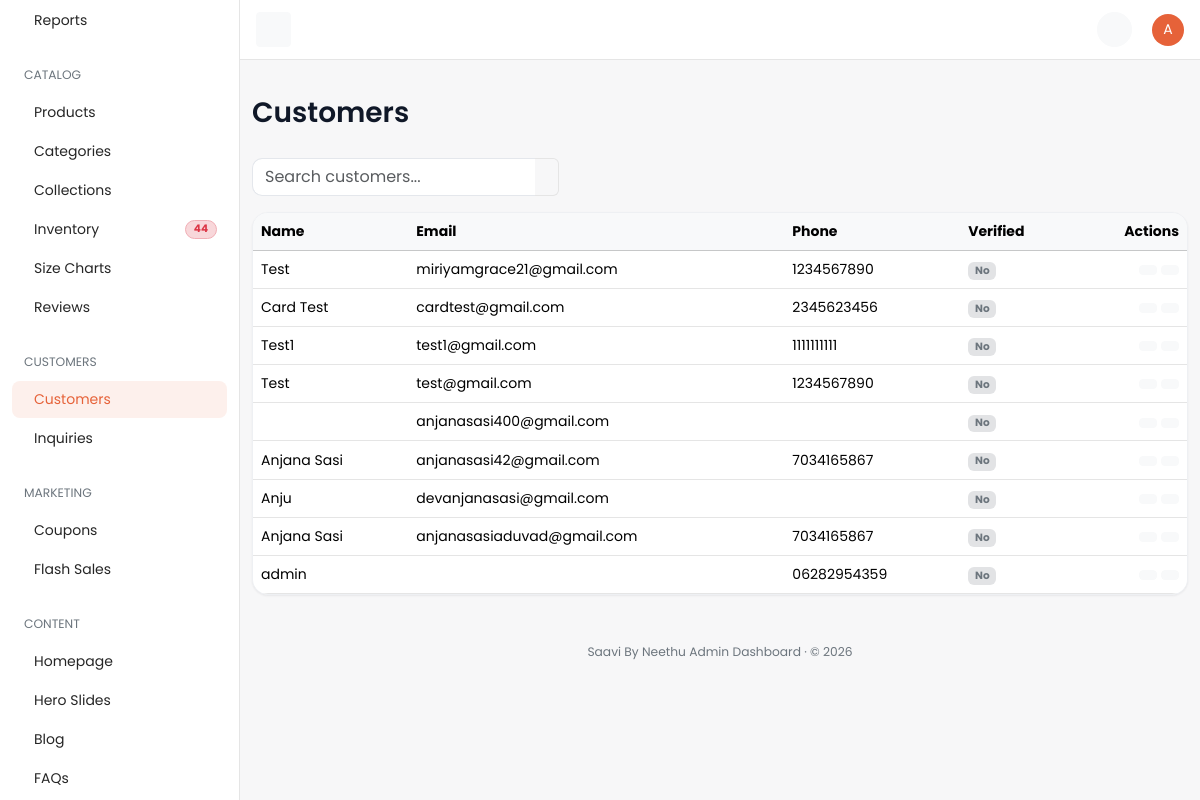
/dashboard/customer/ (signed in), run on the app's committed database.
### accounts/models.py (models this page shows, shortened)
class CustomerProfile(TimeStampedModel):
    user = models.OneToOneField(
        settings.AUTH_USER_MODEL,
        on_delete=models.CASCADE,
        related_name="customer_profile",
        verbose_name="User",
        help_text="Linked Django auth user.",
    )
    phone = models.CharField(
        max_length=20,
        blank=True,
        db_index=True,
        verbose_name="Phone number",
        help_text="Customer mobile number used for OTP login.",
    )
    phone_verified = models.BooleanField(
        default=False,
        verbose_name="Phone verified",
        help_text="True after a successful OTP verification for this phone.",
    )
    preferred_language = models.CharField(
        max_length=5,
        choices=settings.LANGUAGES,
        default=settings.LANGUAGE_CODE,
        verbose_name="Preferred language",
        help_text="Customer's preferred storefront language.",
    )
    preferred_currency = models.ForeignKey(
        "core.Currency",
        on_delete=models.PROTECT,
        related_name="customer_profiles",
        verbose_name="Preferred currency",
        help_text="Currency used to display prices for this customer.",
    )
    date_of_birth = models.DateField(
        null=True,
        blank=True,
        verbose_name="Date of birth",
        help_text="Optional date of birth for personalization.",
    )
    default_address = models.ForeignKey(
        "accounts.Address",
        on_delete=models.SET_NULL,
        null=True,
        blank=True,
        related_name="+",
        verbose_name="Default address",
        help_text="Customer's primary delivery address.",
    )
    notify_via_email = models.BooleanField(
        default=True,
        verbose_name="Email notifications",
        help_text="Receive order updates via email.",
    )
    notify_via_sms = models.BooleanField(
        default=False,
        verbose_name="SMS notifications",
        help_text="Receive order updates via SMS.",
    )
    notify_via_whatsapp = models.BooleanField(
        default=False,
        verbose_name="WhatsApp notifications",
        help_text="Receive order updates via WhatsApp.",
    )
    class Meta:
        verbose_name = "Customer profile"
        verbose_name_plural = "Customer profiles"
        indexes = [
            models.Index(fields=["phone"], name="accounts_profile_phone_idx"),
        ]
    @property
    def get_phone(self) -> str:
        return self.phone or ""

### core/models.py (models this page shows, shortened)
class TimeStampedModel(models.Model):
    created_at = models.DateTimeField(
        auto_now_add=True,
        db_index=True,
        verbose_name="Created at",
        help_text="Timestamp when this record was first created.",
    )
    updated_at = models.DateTimeField(
        auto_now=True,
        db_index=True,
        verbose_name="Updated at",
        help_text="Timestamp when this record was last modified.",
    )
    class Meta:
        abstract = True

class SiteSettings(TimeStampedModel):
    site_name = models.CharField(max_length=120, default="Saavi By Neethu")
    logo = models.ImageField(upload_to="site/", blank=True, null=True, verbose_name="Logo")
    primary_color = models.CharField(max_length=7, default="#1B4D3E")
    secondary_color = models.CharField(max_length=7, default="#C5A059")
    font_family = models.CharField(max_length=120, default="Inter, sans-serif")
    enable_brands = models.BooleanField(
        default=True,
        verbose_name="Enable Brands",
        help_text="Enable or disable Brand features across the entire site."
    )
    enable_delhivery = models.BooleanField(
        default=False,
        verbose_name="Enable Delhivery",
        help_text="Enable or disable Delhivery shipping integration across the site."
    )
    enable_newsletter = models.BooleanField(
        default=True,
        verbose_name="Enable Newsletter",
        help_text="Enable or disable Newsletter subscription features and display on home page and sidebar."
    )
    enable_pages = models.BooleanField(
        default=True,
        verbose_name="Enable Pages",
        help_text="Enable or disable custom Pages feature and display in footer and sidebar."
    )
    facebook_url = models.URLField(blank=True)
    instagram_url = models.URLField(blank=True)
    twitter_url = models.URLField(blank=True)
    whatsapp_number = models.CharField(
        max_length=20, blank=True, help_text="Customer-facing WhatsApp chat number, with country code (e.g. 971509635106)."
    )
    gupshup_api_key = models.CharField(max_length=120, blank=True, verbose_name="Gupshup API key")
    gupshup_app_name = models.CharField(max_length=80, blank=True, verbose_name="Gupshup app name")
    gupshup_source_number = models.CharField(
        max_length=20, blank=True, verbose_name="Gupshup WhatsApp sender number",
        help_text="Registered WhatsApp Business number, with country code, digits only.",
    )
    whatsapp_order_alert_number = models.CharField(
        max_length=20, blank=True, verbose_name="New-order WhatsApp alert number",
        help_text="Saavi team number that receives a WhatsApp alert for every new order.",
    )
    google_analytics_id = models.CharField(
        max_length=50,
        blank=True,
        verbose_name="Google Analytics ID",
        help_text="GA4 Measurement ID (e.g. G-XXXXXXXXXX)"
    )
    meta_pixel_id = models.CharField(
        max_length=50,
        blank=True,
        verbose_name="Meta Pixel ID",
        help_text="Meta Pixel ID (e.g. 1234567890)"
    )
    vendor_email = models.EmailField(
        blank=True,
        verbose_name="Vendor Email",
        help_text="Email address to receive quote requests and contact inquiries.",
    )
    order_notification_email = models.EmailField(
        blank=True,
        verbose_name="Notification Email",
        help_text="Email address to receive system notifications. Leave blank to disable all.",
    )
    notify_new_order = models.BooleanField(
        default=True,
        verbose_name="New Order Notification",
        help_text="Enable to receive notifications for new orders.",
    )
    notify_low_stock = models.BooleanField(
        default=True,
        verbose_name="Low Stock Notification",
        help_text="Enable to receive notifications for low stock alerts.",
    )
    notify_enquiry = models.BooleanField(
        default=True,
        verbose_name="Enquiry Notification",
        help_text="Enable to receive notifications for contact inquiries.",
    )
    default_currency = models.ForeignKey(
        Currency,
        on_delete=models.PROTECT,
        null=True,
        blank=True,
        related_name="+",
    )
    default_language = models.CharField(max_length=5, default="en")
    tax_rate_percent = models.DecimalField(max_digits=5, decimal_places=2, default=0)
    enable_cod = models.BooleanField(
        default=True,
        verbose_name="Enable Cash on Delivery (COD)",
        help_text="Enable or disable Cash on Delivery payment option at checkout.",
    )
    cod_delivery_charge = models.DecimalField(max_digits=10, decimal_places=2, default=50, verbose_name="COD Delivery Charge")
    default_estimated_delivery_text = models.CharField(
        max_length=255,
        blank=True,
        default="Dispatch in 24 hours. Delivery in 2-5 Business Days.",
        verbose_name="Default Estimated Delivery",
        help_text="Shown on PDP and as fallback if city has no override."
    )
    default_shipping_charge = models.DecimalField(
        max_digits=10,
        decimal_places=2,
        default=0.00,
        verbose_name="Default Shipping Charge",
        help_text="Fallback flat shipping rate."
    )
    free_shipping_threshold = models.DecimalField(
        max_digits=10,
        decimal_places=2,
        null=True,
        blank=True,
        verbose_name="Free Shipping Threshold",
        help_text="Orders over this amount get free shipping (leave blank for no free shipping)."
    )
    express_delivery_charge = models.DecimalField(
        max_digits=10, decimal_places=2, default=149,
        verbose_name="Express delivery charge",
        help_text="Extra charge in INR for Express Delivery in India. Set 0 to hide the Express option.",
    )
    default_shipping_charge_ae = models.DecimalField(
        max_digits=10, decimal_places=2, default=0,
        verbose_name="Default Shipping Charge (AED)",
        help_text="Flat shipping rate for UAE orders, in AED.",
    )
    free_shipping_threshold_ae = models.DecimalField(
        max_digits=10, decimal_places=2, null=True, blank=True,
        verbose_name="Free Shipping Threshold (AED)",
        help_text="UAE orders over this amount (AED) get free shipping. Leave blank for no free shipping.",
    )
    express_delivery_charge_ae = models.DecimalField(
        max_digits=10, decimal_places=2, default=0,
        verbose_name="Express delivery charge (AED)",
        help_text="Extra charge in AED for Express Delivery in the UAE. Set 0 to hide the Express option there.",
    )
    express_delivery_text = models.CharField(max_length=80, default="Delivered in 1–2 business days", blank=True)
    standard_delivery_text = models.CharField(max_length=80, default="Delivered in 3–5 business days", blank=True)
    card_gateway_public_key_env = models.CharField(
        max_length=80,
        default="CARD_GATEWAY_PUBLIC_KEY",
        help_text="Environment variable name for the card gateway public key.",
    )
    qatar_gateway_public_key_env = models.CharField(
        max_length=80,
        default="QATAR_GATEWAY_PUBLIC_KEY",
        blank=True,
    )
    order_email_template_slug = models.CharField(max_length=80, default="order-status")
    whatsapp_template_slug = models.CharField(max_length=80, default="order-whatsapp")
    enable_stripe = models.BooleanField(
        default=True,
        verbose_name="Enable Stripe",
        help_text="Enable or disable Stripe payment option at checkout.",
    )
    stripe_publishable_key = models.CharField(
        max_length=255,
        blank=True,
        verbose_name="Stripe Publishable Key",
        help_text="Stripe Publishable API Key (pk_test_... or pk_live_...).",
    )
    stripe_secret_key = models.CharField(
        max_length=255,
        blank=True,
        verbose_name="Stripe Secret Key",
        help_text="Stripe Secret API Key (sk_test_... or sk_live_...).",
    )
    stripe_webhook_secret = models.CharField(
        max_length=255,
        blank=True,
        verbose_name="Stripe Webhook Secret",
        help_text="Stripe Webhook Signing Secret (whsec_...).",
    )
    class Meta:
        verbose_name = "Site settings"
        verbose_name_plural = "Site settings"

### dashboard/views/customers.py (the view)
# urls.py: path("customer/", customers.CustomerListView.as_view(), name="customer-list"),
class CustomerListView(DashboardListView):
    model = CustomerProfile
    nav_section = "customers"
    url_basename = "customer"
    singular_name = "Customer"
    plural_name = "Customers"
    search_fields = ["user__email", "user__username", "phone"]
    select_related = ["user"]
    can_create = False
    can_view = True
    can_delete = False
    columns = [
        {"label": "Name", "name": "user.get_full_name"},
        {"label": "Email", "name": "user.email"},
        {"label": "Phone", "name": "get_phone"},
        {"label": "Verified", "name": "phone_verified", "type": "bool"},
    ]

### dashboard/templates/dashboard/crud/list.html (shortened to what this page needs)
{% extends "dashboard/base.html" %}
{% load dashboard_extras %}
{% block page_title %}{{ plural_name }}{% endblock %}
{% block content %}
<div class="row">
  <div class="col-12">
    {% if searchable %}
    <form method="get" class="row g-2 align-items-center mb-3">
      <div class="col-12 col-md-4">
        <div class="input-group">
          <input type="text" id="searchInput" name="q" value="{{ search_query }}" class="form-control border-end-0"
                 placeholder="Search {{ plural_name|lower }}..." />
          <button type="button" class="input-group-text bg-transparent border-start-0 {% if search_query %}border-end-0{% endif %} text-secondary" onclick="if(document.getElementById('searchInput').value.trim() !== '') { this.form.submit(); }" title="Search"></button>
        </div>
      </div>
    </form>
    {% endif %}
    <div class="card table-responsive">
      <table class="table mb-0 text-nowrap table-hover align-middle">
        <thead class="table-light">
          <tr>
            {% for col in columns %}<th>{{ col.label }}</th>{% endfor %}
            {% if can_view or can_edit or can_delete %}<th class="text-end">Actions</th>{% endif %}
          </tr>
        </thead>
        <tbody>
          {% for obj in objects %}
          <tr>
            {% for col in columns %}
            <td>
              {% cell_value obj col as value %}
              {% if col.type == "bool" %}
                {% if value %}<span class="badge bg-success-subtle text-success">Yes</span>
                {% else %}<span class="badge bg-secondary-subtle text-secondary">No</span>{% endif %}
              {% elif col.type == "money" %}
                {{ value|floatformat:2 }}
              {% elif col.type == "image" %}
                {% if value %}<img src="{{ value.url }}" class="avatar avatar-md rounded" alt="" />
                {% else %}<span class="avatar avatar-md avatar-secondary rounded d-inline-flex"><span class="avatar-initials rounded">–</span></span>{% endif %}
              {% elif col.type == "datetime" %}
                {{ value|date:"M d, Y H:i" }}
              {% else %}
                {{ value|default_if_none:"" }}
              {% endif %}
            </td>
            {% endfor %}
            {% if can_view or can_edit or can_delete %}
            <td class="text-end">
              {% if can_view %}
              <a href="{% row_action_url url_basename 'detail' obj.pk %}" class="btn btn-sm btn-light" title="View"></a>
              {% endif %}
              {% if can_edit %}
              <a href="{% row_action_url url_basename 'update' obj.pk %}" class="btn btn-sm btn-light" title="Edit"></a>
              {% endif %}
            </td>
            {% endif %}
          </tr>
          {% empty %}
          <tr>
            <td colspan="{{ columns|length|add:1 }}" class="text-center text-secondary py-5">
              No {{ plural_name|lower }} found.
            </td>
          </tr>
          {% endfor %}
        </tbody>
      </table>
    </div>
  </div>
</div>
{% endblock %}

### dashboard/templates/dashboard/base.html (shortened to what this page needs)
{% load static %}
<!DOCTYPE html>
<html lang="en">
<head>
  <link href="https://cdn.jsdelivr.net/npm/bootstrap@5.3.3/dist/css/bootstrap.min.css" rel="stylesheet" />
  <link href="https://cdn.jsdelivr.net/npm/@tabler/icons-webfont@3.31.0/dist/tabler-icons.min.css" rel="stylesheet" />
  <link href="{% static 'dashboard/css/dashboard.css' %}" rel="stylesheet" />
</head>
<body>
  {% include "dashboard/partials/_topbar.html" %}
  {% include "dashboard/partials/_sidebar.html" %}
  <main id="content" class="content py-10">
    <div class="container-fluid">
      {% block page_header %}
      <div class="d-flex flex-column flex-md-row justify-content-between align-items-md-center mb-4 gap-2">
        <div>
          <h1 class="fs-3 mb-1">{% block page_title %}Dashboard{% endblock %}</h1>
        </div>
      </div>
      {% endblock %}
      {% block content %}{% endblock %}
      <div class="row">
        <div class="col-12">
          <footer class="text-center py-2 mt-6 text-secondary">
            <p class="mb-0 small">{{ site_settings.site_name|default:'Saavi By Neethu' }} Admin Dashboard · &copy; {% now "Y" %}</p>
          </footer>
        </div>
      </div>
    </div>
  </main>
</body>
</html>

### dashboard/templates/dashboard/partials/_topbar.html (shortened to what this page needs)
{% load static %}
<nav id="topbar" class="navbar bg-white border-bottom fixed-top topbar px-3">
  <button id="toggleBtn" class="d-none d-lg-inline-flex btn btn-light btn-icon btn-sm" type="button">
  </button>
  <div>
    <ul class="list-unstyled d-flex align-items-center mb-0 gap-1">
      <li>
        <a class="position-relative btn-icon btn-sm btn-light btn rounded-circle" data-bs-toggle="dropdown"
           aria-expanded="false" href="#" role="button">
        </a>
      </li>
      <li class="ms-3 dropdown">
        <a href="#" role="button" data-bs-toggle="dropdown" aria-expanded="false">
          <span class="avatar avatar-sm avatar-primary rounded-circle">
            <span class="avatar-initials rounded-circle">{{ request.user.get_username|slice:":1"|upper }}</span>
          </span>
        </a>
      </li>
    </ul>
  </div>
</nav>

### data on the page
CustomerProfile: columns "Test" "1234567890"
CustomerProfile: columns "Card Test" "2345623456"
CustomerProfile: columns "Test1" "1111111111"
CustomerProfile: columns "Test" "1234567890"
CustomerProfile: columns "Anjana Sasi" "7034165867"
CustomerProfile: columns "Anju"
CustomerProfile: columns "Anjana Sasi" "7034165867"
CustomerProfile: columns "admin" "06282954359"
SiteSettings: site_name "Saavi By Neethu"

### other printed values
{{ request.user.get_username|slice:":1"|upper }} "A"
{{ dashboard_low_stock_count|default:"0" }} "44"
{{ plural_name }} "Customers"
{{ col.label }} "Name" "Email" "Phone" "Verified"
{{ value|default_if_none:"" }} "miriyamgrace21@gmail.com" "cardtest@gmail.com" "test1@gmail.com" "test@gmail.com" "anjanasasi400@gmail.com" "anjanasasi42@gmail.com" "devanjanasasi@gmail.com" "anjanasasiaduvad@gmail.com"
